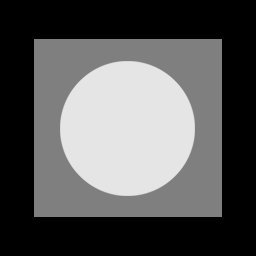
//> input picture Lab06/Lab06/test1.jpg, 256 x 256 px
$ ./Source   (built with g++ and OpenCV 4)
//> lines starting //> are read from the running program, lines starting //| are printed output that depends on the picture; after the words box and inside, x2 and y2 are one past the last pixel; in counts of white or black regions, pixels touching at a corner belong together
### Lab06/Lab06/Histogram1D.h
class Histogram1D {

private:
	int histSize[1];          // number of bins in histogram
	float hranges[2];         // range of values
	const float* ranges[1];   // pointer to the value ranges
	int channels[1];          // channel number to be examined

public:
	Histogram1D() {

		// Prepare default arguments for 1D histogram
		histSize[0] = 256;        // 256 bins
		hranges[0] = 0.0;         // from 0 (inclusive)
		hranges[1] = 256.0;       // to 256 (exclusive)
		ranges[0] = hranges;
		channels[0] = 0;          // we look at channel 0
	}

	cv::Mat getHistogram(const cv::Mat &image) {

		cv::Mat hist;
		// Compute 1D histogram with calcHist
		cv::calcHist(&image, 1, // histogram of 1 image only
			channels,  // the channel used
			cv::Mat(), // no mask is used
			hist,      // the resulting histogram
			1,         // it is a 1D histogram
			histSize,  // number of bins
			ranges     // pixel value range
		);

		return hist;
	}

	// Computes the 1D histogram and returns an image of it.
	cv::Mat getHistogramImage(const cv::Mat &image, int zoom = 1) {

		// Compute histogram first
		cv::Mat hist = getHistogram(image);
		// Creates image
		return getImageOfHistogram(hist, zoom);
	}

	// Create an image representing a histogram (static method)
	static cv::Mat getImageOfHistogram(const cv::Mat &hist, int zoom) {
		// Get min and max bin values
		double maxVal = 0;
		double minVal = 0;
		cv::minMaxLoc(hist, &minVal, &maxVal, 0, 0);

		// get histogram size
		int histSize = hist.rows;

		// Square image on which to display histogram
		cv::Mat histImg(histSize*zoom, histSize*zoom,
			CV_8U, cv::Scalar(255));

		// set highest point at 90% of nbins (i.e. image height)
		int hpt = static_cast<int>(0.9*histSize);

		// Draw vertical line for each bin
		for (int h = 0; h < histSize; h++) {

			float binVal = hist.at<float>(h);
			if (binVal>0) {
				int intensity = static_cast<int>(binVal*hpt / maxVal);
				cv::line(histImg, cv::Point(h*zoom, histSize*zoom),
					cv::Point(h*zoom, (histSize - intensity)*zoom),
					cv::Scalar(0), zoom);
			}
		}

		return histImg;
	}
};

### Lab06/Lab06/Source.cpp
/*
	@Desc	Laboratorul 6
	@Author	Mihai-Traian Caragheorghiev
	@ver	3.3.0
*/

#include <opencv2\highgui.hpp>
#include <opencv2\core.hpp>
#include <opencv2\imgproc\imgproc.hpp>
#include "Histogram1D.h"

#define CA_Q_POZ = 1.5;
#define CA_Q_NEG = -1.5;

using namespace cv;

Mat MedieArmonica(Mat imagine, float q)
{
	Mat rezultat;
	Mat_<Vec3b>::iterator it = imagine.begin<Vec3b>();
	Mat_<Vec3b>::iterator end = imagine.end<Vec3b>();

	return rezultat;
}

Mat MedieAritmetica(Mat imagine)
{
	Mat rezultat;
	Mat_<Vec3b>::iterator it = imagine.begin<Vec3b>();
	Mat_<Vec3b>::iterator end = imagine.end<Vec3b>();

	return rezultat;
}

Mat MedieGeometrica(Mat imagine)
{
	Mat rezultat;
	Mat_<Vec3b>::iterator it = imagine.begin<Vec3b>();
	Mat_<Vec3b>::iterator end = imagine.end<Vec3b>();

	return rezultat;
}

int main()
{
	// Tema 1:
	Mat imagine1, imagine1a, imagine1b, imagine1c, imagine1d, imagine1e, imagine1f;
	Histogram1D hist;

	imagine1 = imread("test1.jpg");
//> imagine1 is the input picture: 256 rows x 256 cols, CV_8UC3; min 0, max 230, mean 87.1
	imagine1a = imread("test1a.jpg");
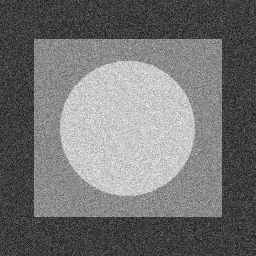
//> input picture Lab06/Lab06/test1a.jpg, 256 x 256 px
//> imagine1a is the input picture: 256 rows x 256 cols, CV_8UC3; min 0, max 255, mean 114.3
	imagine1b = imread("test1b.jpg");
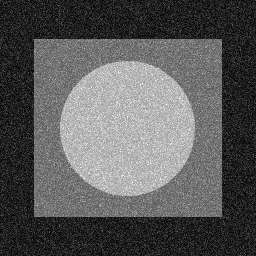
//> input picture Lab06/Lab06/test1b.jpg, 256 x 256 px
//> imagine1b is the input picture: 256 rows x 256 cols, CV_8UC3; min 0, max 255, mean 89.6
	imagine1c = imread("test1c.jpg");
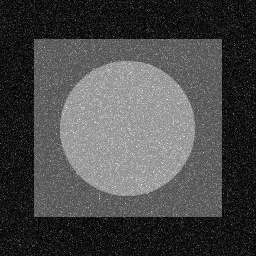
//> input picture Lab06/Lab06/test1c.jpg, 256 x 256 px
//> imagine1c is the input picture: 256 rows x 256 cols, CV_8UC3; min 0, max 255, mean 72.8
	imagine1d = imread("test1d.jpg");
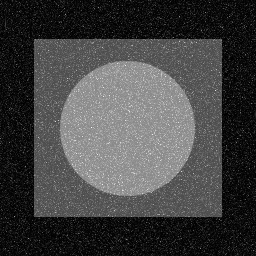
//> input picture Lab06/Lab06/test1d.jpg, 256 x 256 px
//> imagine1d is the input picture: 256 rows x 256 cols, CV_8UC3; min 0, max 255, mean 66.2
	imagine1e = imread("test1e.jpg");
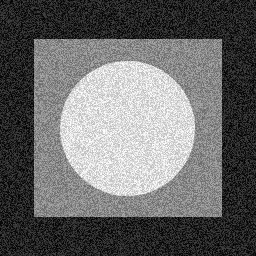
//> input picture Lab06/Lab06/test1e.jpg, 256 x 256 px
//> imagine1e is the input picture: 256 rows x 256 cols, CV_8UC3; min 0, max 255, mean 105
	imagine1f = imread("test1f.jpg");
//> test1f.jpg cannot be read in this run, so this picture is empty

	cv::namedWindow("Imagine");
	cv::imshow("Imagine", imagine1);
	cv::namedWindow("Histogram");
	cv::imshow("Histogram", hist.getHistogramImage(imagine1));
//> in getHistogram, `cv::calcHist(&image, 1, channels, cv::Mat(), hist, 1, histSize, ranges..`: hist = 256 values, max 32060 at index 0, min 0 at index 2, mean 256
//> in getImageOfHistogram, `cv::minMaxLoc(hist, &minVal, &maxVal, 0, 0);`: maxVal = 32060
//> the loop in getImageOfHistogram, `for (int h = 0; h < histSize; h++)` made 256 passes
//> (binVal, intensity) on passes 1, 2, 127, 128, 129, 130, 131, 132, 133, 134, 135, 136: (32060, 230), (12, 0), (104, 0), (18706, 134), (83, 0), (26, 0), (24, 0), (8, 0), (2, 0), (22, 0), (4, 0), (12, 0)
//> binVal on passes 3 to 8: 0, 0, 0, 0, 0, 0
//> after the loop in getImageOfHistogram, `for (int h = 0; h < histSize; h++)`:
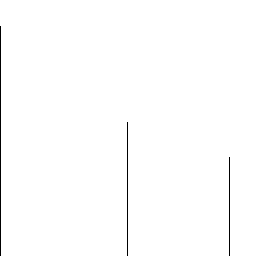
//> histImg: 256 rows x 256 cols, CV_8UC1; 99.3% white; black in thin lines or dots, all inside (x1, y1, x2, y2) = (0, 26, 230, 256)
	waitKey(0);

	cv::imshow("Imagine", imagine1a);
	cv::imshow("Histogram", hist.getHistogramImage(imagine1a));
//> the loop in getImageOfHistogram (call 2), `for (int h = 0; h < histSize; h++)` made 256 passes
//> (binVal, intensity) on passes 1, 6, 7, 8, 9, 10, 11, 12, 13, 14, 15, 16: (1, 0), (1, 0), (3, 0), (1, 0), (2, 0), (2, 0), (1, 0), (3, 0), (3, 0), (1, 0), (2, 0), (8, 2)
//> after the loop in getImageOfHistogram (call 2), `for (int h = 0; h < histSize; h++)`: histImg: 256 rows x 256 cols, CV_8UC1; 74.5% white; 3 black regions (2 under 20 px), largest, box (x1, y1, x2, y2) and area: (15, 26, 242, 256) 16733
	waitKey(0);

	cv::imshow("Imagine", imagine1b);
	cv::imshow("Histogram", hist.getHistogramImage(imagine1b));
//> after the loop in getImageOfHistogram (call 3), `for (int h = 0; h < histSize; h++)`: histImg: 256 rows x 256 cols, CV_8UC1; 71.9% white; 2 black regions (1 under 20 px), largest, box (x1, y1, x2, y2) and area: (0, 26, 243, 256) 18433
	waitKey(0);

	cv::imshow("Imagine", imagine1c);
	cv::imshow("Histogram", hist.getHistogramImage(imagine1c));
//> after the loop in getImageOfHistogram (call 4), `for (int h = 0; h < histSize; h++)`: histImg: 256 rows x 256 cols, CV_8UC1; 79.7% white; 3 black regions (2 under 20 px), largest, box (x1, y1, x2, y2) and area: (0, 26, 213, 256) 13295
	waitKey(0);

	cv::imshow("Imagine", imagine1d);
	cv::imshow("Histogram", hist.getHistogramImage(imagine1d));
//> after the loop in getImageOfHistogram (call 5), `for (int h = 0; h < histSize; h++)`: histImg: 256 rows x 256 cols, CV_8UC1; 89% white; 2 black regions (1 under 20 px), largest, box (x1, y1, x2, y2) and area: (0, 26, 206, 256) 7218
	waitKey(0);

	cv::imshow("Imagine", imagine1e);
	cv::imshow("Histogram", hist.getHistogramImage(imagine1e));
//> after the loop in getImageOfHistogram (call 6), `for (int h = 0; h < histSize; h++)`:
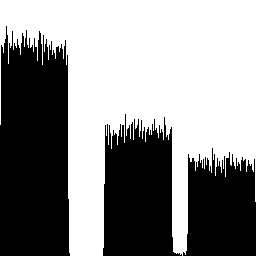
//> histImg: 256 rows x 256 cols, CV_8UC1; 55.6% white; 3 black regions, box (x1, y1, x2, y2) and area: (0, 26, 70, 256) 14265, (103, 114, 182, 256) 8506, (183, 148, 256, 256) 6333
	waitKey(0);

//> (the run ends here: the program stops with an error, at `cv::imshow("Imagine", imagine1f);`)
